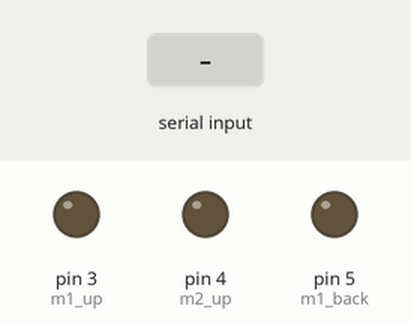
A sketch run on a simulated Arduino Uno, built with avr-gcc and run on an emulated ATmega328P. Parts: output pins drawn as LEDs (lit = HIGH). Inputs (shaded band) come from the test bench. What the sketch prints to the serial monitor is not drawn.

Above: at 0.1 s.
At 1.2 s:
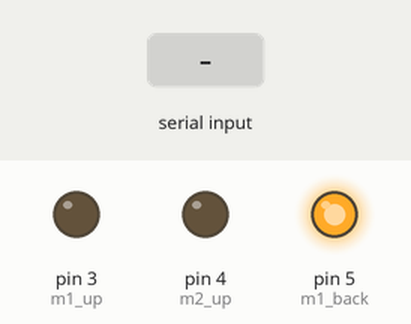
1.3 s: "1\n" received over Serial
At 1.7 s:
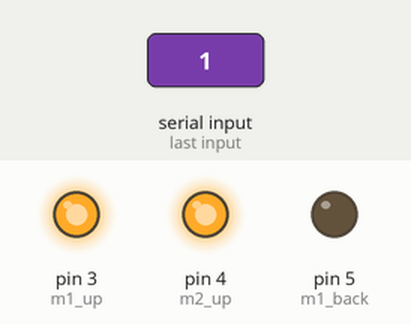
Timing chart, 0 to 4.3 s (numbered marks = the images above; inputs shaded):
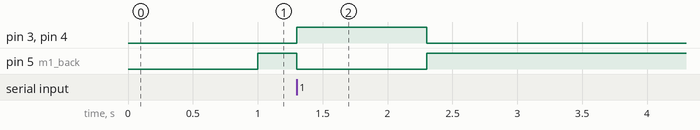

The sketch:

_102_01_Tester.ino
```cpp
int m1_up = 3;
int m2_up = 4;
int m1_back = 5;
int m2_back = 6;

int choice;

void setup(){
  Serial.begin(9600);
  pinMode(m1_up, OUTPUT);
  pinMode(m2_up, OUTPUT);
  pinMode(m1_back, OUTPUT);
  pinMode(m1_back, OUTPUT);
}

void loop(){
  choice = Serial.parseInt();
      Serial.print(choice);

      if (choice == 1) {
        digitalWrite(m1_back, LOW);
        digitalWrite(m2_back, LOW);
        digitalWrite(m1_up, HIGH);
        digitalWrite(m2_up, HIGH);
      }
      if (choice == 0) {
        digitalWrite(m1_up, LOW);
        digitalWrite(m2_up, LOW);
        digitalWrite(m1_back, HIGH);
        digitalWrite(m2_back, HIGH);
      }
      if (choice == 2) {
        digitalWrite(m1_up, LOW);
        digitalWrite(m2_up, LOW);
        digitalWrite(m1_back, LOW);
        digitalWrite(m2_back, LOW);
      }

}
```

Measured:
- after the input at 1.3 s, pin 3 (m1_up), pin 4 (m2_up): LOW → HIGH at once, → LOW 1.0 s later; pin 5 (m1_back): HIGH → LOW at once, → HIGH 1.0 s later
